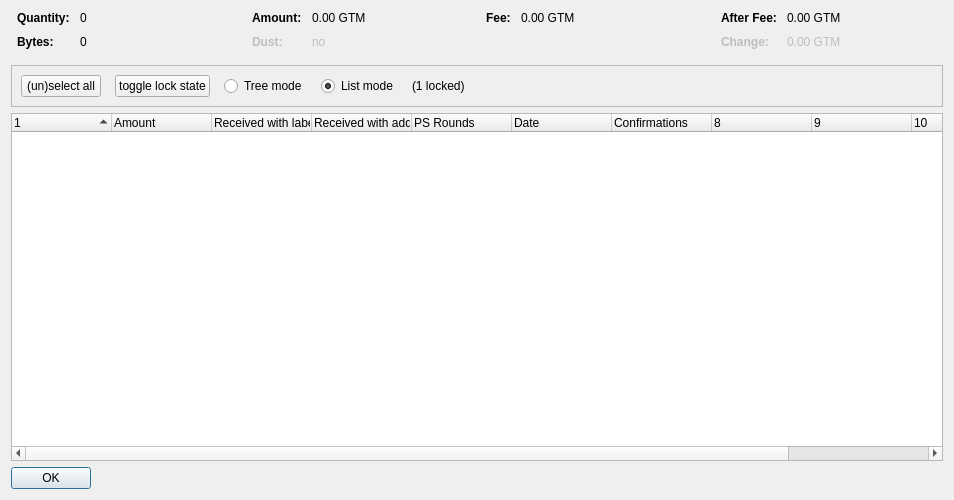
<?xml version="1.0" encoding="UTF-8"?>
<ui version="4.0">
 <class>CoinControlDialog</class>
 <widget class="QDialog" name="CoinControlDialog">
  <property name="geometry">
   <rect>
    <x>0</x>
    <y>0</y>
    <width>954</width>
    <height>500</height>
   </rect>
  </property>
  <property name="windowTitle">
   <string>Coin Selection</string>
  </property>
  <layout class="QVBoxLayout" name="verticalLayout">
   <item>
    <layout class="QHBoxLayout" name="horizontalLayoutTop" stretch="0,0,0,0">
     <property name="topMargin">
      <number>0</number>
     </property>
     <property name="bottomMargin">
      <number>10</number>
     </property>
     <item>
      <layout class="QFormLayout" name="formLayoutCoinControl1">
       <property name="horizontalSpacing">
        <number>10</number>
       </property>
       <property name="verticalSpacing">
        <number>10</number>
       </property>
       <property name="leftMargin">
        <number>6</number>
       </property>
       <property name="rightMargin">
        <number>6</number>
       </property>
       <item row="0" column="0">
        <widget class="QLabel" name="labelCoinControlQuantityText">
         <property name="font">
          <font>
           <weight>75</weight>
           <bold>true</bold>
          </font>
         </property>
         <property name="text">
          <string>Quantity:</string>
         </property>
        </widget>
       </item>
       <item row="0" column="1">
        <widget class="QLabel" name="labelCoinControlQuantity">
         <property name="cursor">
          <cursorShape>IBeamCursor</cursorShape>
         </property>
         <property name="contextMenuPolicy">
          <enum>Qt::ActionsContextMenu</enum>
         </property>
         <property name="text">
          <string notr="true">0</string>
         </property>
         <property name="textInteractionFlags">
          <set>Qt::LinksAccessibleByMouse|Qt::TextSelectableByKeyboard|Qt::TextSelectableByMouse</set>
         </property>
        </widget>
       </item>
       <item row="1" column="0">
        <widget class="QLabel" name="labelCoinControlBytesText">
         <property name="font">
          <font>
           <weight>75</weight>
           <bold>true</bold>
          </font>
         </property>
         <property name="text">
          <string>Bytes:</string>
         </property>
        </widget>
       </item>
       <item row="1" column="1">
        <widget class="QLabel" name="labelCoinControlBytes">
         <property name="cursor">
          <cursorShape>IBeamCursor</cursorShape>
         </property>
         <property name="contextMenuPolicy">
          <enum>Qt::ActionsContextMenu</enum>
         </property>
         <property name="text">
          <string notr="true">0</string>
         </property>
         <property name="textInteractionFlags">
          <set>Qt::LinksAccessibleByMouse|Qt::TextSelectableByKeyboard|Qt::TextSelectableByMouse</set>
         </property>
        </widget>
       </item>
      </layout>
     </item>
     <item>
      <layout class="QFormLayout" name="formLayoutCoinControl2">
       <property name="horizontalSpacing">
        <number>10</number>
       </property>
       <property name="verticalSpacing">
        <number>10</number>
       </property>
       <property name="leftMargin">
        <number>6</number>
       </property>
       <property name="rightMargin">
        <number>6</number>
       </property>
       <item row="0" column="0">
        <widget class="QLabel" name="labelCoinControlAmountText">
         <property name="font">
          <font>
           <weight>75</weight>
           <bold>true</bold>
          </font>
         </property>
         <property name="text">
          <string>Amount:</string>
         </property>
        </widget>
       </item>
       <item row="0" column="1">
        <widget class="QLabel" name="labelCoinControlAmount">
         <property name="cursor">
          <cursorShape>IBeamCursor</cursorShape>
         </property>
         <property name="contextMenuPolicy">
          <enum>Qt::ActionsContextMenu</enum>
         </property>
         <property name="text">
          <string notr="true">0.00 GTM</string>
         </property>
         <property name="textInteractionFlags">
          <set>Qt::LinksAccessibleByMouse|Qt::TextSelectableByKeyboard|Qt::TextSelectableByMouse</set>
         </property>
        </widget>
       </item>
       <item row="1" column="0">
        <widget class="QLabel" name="labelCoinControlLowOutputText">
         <property name="enabled">
          <bool>false</bool>
         </property>
         <property name="font">
          <font>
           <weight>75</weight>
           <bold>true</bold>
          </font>
         </property>
         <property name="text">
          <string>Dust:</string>
         </property>
        </widget>
       </item>
       <item row="1" column="1">
        <widget class="QLabel" name="labelCoinControlLowOutput">
         <property name="enabled">
          <bool>false</bool>
         </property>
         <property name="cursor">
          <cursorShape>IBeamCursor</cursorShape>
         </property>
         <property name="contextMenuPolicy">
          <enum>Qt::ActionsContextMenu</enum>
         </property>
         <property name="text">
          <string notr="true">no</string>
         </property>
         <property name="textInteractionFlags">
          <set>Qt::LinksAccessibleByMouse|Qt::TextSelectableByKeyboard|Qt::TextSelectableByMouse</set>
         </property>
        </widget>
       </item>
      </layout>
     </item>
     <item>
      <layout class="QFormLayout" name="formLayoutCoinControl3">
       <property name="horizontalSpacing">
        <number>10</number>
       </property>
       <property name="verticalSpacing">
        <number>10</number>
       </property>
       <property name="leftMargin">
        <number>6</number>
       </property>
       <property name="rightMargin">
        <number>6</number>
       </property>
       <item row="0" column="0">
        <widget class="QLabel" name="labelCoinControlFeeText">
         <property name="font">
          <font>
           <weight>75</weight>
           <bold>true</bold>
          </font>
         </property>
         <property name="text">
          <string>Fee:</string>
         </property>
        </widget>
       </item>
       <item row="0" column="1">
        <widget class="QLabel" name="labelCoinControlFee">
         <property name="cursor">
          <cursorShape>IBeamCursor</cursorShape>
         </property>
         <property name="contextMenuPolicy">
          <enum>Qt::ActionsContextMenu</enum>
         </property>
         <property name="text">
          <string notr="true">0.00 GTM</string>
         </property>
         <property name="textInteractionFlags">
          <set>Qt::LinksAccessibleByMouse|Qt::TextSelectableByKeyboard|Qt::TextSelectableByMouse</set>
         </property>
        </widget>
       </item>
      </layout>
     </item>
     <item>
      <layout class="QFormLayout" name="formLayoutCoinControl4">
       <property name="horizontalSpacing">
        <number>10</number>
       </property>
       <property name="verticalSpacing">
        <number>10</number>
       </property>
       <property name="leftMargin">
        <number>6</number>
       </property>
       <property name="rightMargin">
        <number>6</number>
       </property>
       <item row="0" column="0">
        <widget class="QLabel" name="labelCoinControlAfterFeeText">
         <property name="font">
          <font>
           <weight>75</weight>
           <bold>true</bold>
          </font>
         </property>
         <property name="text">
          <string>After Fee:</string>
         </property>
        </widget>
       </item>
       <item row="0" column="1">
        <widget class="QLabel" name="labelCoinControlAfterFee">
         <property name="cursor">
          <cursorShape>IBeamCursor</cursorShape>
         </property>
         <property name="contextMenuPolicy">
          <enum>Qt::ActionsContextMenu</enum>
         </property>
         <property name="text">
          <string notr="true">0.00 GTM</string>
         </property>
         <property name="textInteractionFlags">
          <set>Qt::LinksAccessibleByMouse|Qt::TextSelectableByKeyboard|Qt::TextSelectableByMouse</set>
         </property>
        </widget>
       </item>
       <item row="1" column="0">
        <widget class="QLabel" name="labelCoinControlChangeText">
         <property name="enabled">
          <bool>false</bool>
         </property>
         <property name="font">
          <font>
           <weight>75</weight>
           <bold>true</bold>
          </font>
         </property>
         <property name="text">
          <string>Change:</string>
         </property>
        </widget>
       </item>
       <item row="1" column="1">
        <widget class="QLabel" name="labelCoinControlChange">
         <property name="enabled">
          <bool>false</bool>
         </property>
         <property name="cursor">
          <cursorShape>IBeamCursor</cursorShape>
         </property>
         <property name="contextMenuPolicy">
          <enum>Qt::ActionsContextMenu</enum>
         </property>
         <property name="text">
          <string notr="true">0.00 GTM</string>
         </property>
         <property name="textInteractionFlags">
          <set>Qt::LinksAccessibleByMouse|Qt::TextSelectableByKeyboard|Qt::TextSelectableByMouse</set>
         </property>
        </widget>
       </item>
      </layout>
     </item>
    </layout>
   </item>
   <item>
    <widget class="QFrame" name="frame">
     <property name="minimumSize">
      <size>
       <width>0</width>
       <height>40</height>
      </size>
     </property>
     <property name="frameShape">
      <enum>QFrame::StyledPanel</enum>
     </property>
     <property name="frameShadow">
      <enum>QFrame::Sunken</enum>
     </property>
     <layout class="QHBoxLayout" name="horizontalLayout">
      <item>
       <layout class="QHBoxLayout" name="horizontalLayoutPanel" stretch="0,0,0,0,0,0">
        <property name="spacing">
         <number>14</number>
        </property>
        <item>
         <widget class="QPushButton" name="pushButtonSelectAll">
          <property name="sizePolicy">
           <sizepolicy hsizetype="Maximum" vsizetype="Fixed">
            <horstretch>0</horstretch>
            <verstretch>0</verstretch>
           </sizepolicy>
          </property>
          <property name="text">
           <string>(un)select all</string>
          </property>
          <property name="autoDefault">
           <bool>false</bool>
          </property>
         </widget>
        </item>
        <item>
         <widget class="QPushButton" name="pushButtonToggleLock">
          <property name="sizePolicy">
           <sizepolicy hsizetype="Maximum" vsizetype="Fixed">
            <horstretch>0</horstretch>
            <verstretch>0</verstretch>
           </sizepolicy>
          </property>
          <property name="text">
           <string>toggle lock state</string>
          </property>
          <property name="autoDefault">
           <bool>false</bool>
          </property>
         </widget>
        </item>
        <item>
         <widget class="QRadioButton" name="radioTreeMode">
          <property name="sizePolicy">
           <sizepolicy hsizetype="Maximum" vsizetype="Fixed">
            <horstretch>0</horstretch>
            <verstretch>0</verstretch>
           </sizepolicy>
          </property>
          <property name="text">
           <string>Tree mode</string>
          </property>
         </widget>
        </item>
        <item>
         <widget class="QRadioButton" name="radioListMode">
          <property name="sizePolicy">
           <sizepolicy hsizetype="Maximum" vsizetype="Fixed">
            <horstretch>0</horstretch>
            <verstretch>0</verstretch>
           </sizepolicy>
          </property>
          <property name="text">
           <string>List mode</string>
          </property>
          <property name="checked">
           <bool>true</bool>
          </property>
         </widget>
        </item>
        <item>
         <widget class="QLabel" name="labelLocked">
          <property name="text">
           <string>(1 locked)</string>
          </property>
         </widget>
        </item>
        <item>
         <spacer name="horizontalSpacer">
          <property name="orientation">
           <enum>Qt::Horizontal</enum>
          </property>
          <property name="sizeHint" stdset="0">
           <size>
            <width>40</width>
            <height>20</height>
           </size>
          </property>
         </spacer>
        </item>
       </layout>
      </item>
     </layout>
    </widget>
   </item>
   <item>
    <widget class="CoinControlTreeWidget" name="treeWidget">
     <property name="contextMenuPolicy">
      <enum>Qt::CustomContextMenu</enum>
     </property>
     <property name="sortingEnabled">
      <bool>false</bool>
     </property>
     <property name="columnCount">
      <number>11</number>
     </property>
     <attribute name="headerShowSortIndicator" stdset="0">
      <bool>true</bool>
     </attribute>
     <attribute name="headerStretchLastSection">
      <bool>false</bool>
     </attribute>
     <column>
      <property name="text">
       <string/>
      </property>
     </column>
     <column>
      <property name="text">
       <string>Amount</string>
      </property>
     </column>
     <column>
      <property name="text">
       <string>Received with label</string>
      </property>
     </column>
     <column>
      <property name="text">
       <string>Received with address</string>
      </property>
     </column>
     <column>
      <property name="text">
       <string>PS Rounds</string>
      </property>
     </column>
     <column>
      <property name="text">
       <string>Date</string>
      </property>
     </column>
     <column>
      <property name="text">
       <string>Confirmations</string>
      </property>
      <property name="toolTip">
       <string>Confirmed</string>
      </property>
     </column>
     <column>
      <property name="text">
       <string/>
      </property>
     </column>
     <column>
      <property name="text">
       <string/>
      </property>
     </column>
     <column>
      <property name="text">
       <string/>
      </property>
     </column>
     <column>
      <property name="text">
       <string/>
      </property>
     </column>
    </widget>
   </item>
   <item>
    <widget class="QDialogButtonBox" name="buttonBox">
     <property name="sizePolicy">
      <sizepolicy hsizetype="Maximum" vsizetype="Fixed">
       <horstretch>0</horstretch>
       <verstretch>0</verstretch>
      </sizepolicy>
     </property>
     <property name="orientation">
      <enum>Qt::Horizontal</enum>
     </property>
     <property name="standardButtons">
      <set>QDialogButtonBox::Ok</set>
     </property>
    </widget>
   </item>
  </layout>
 </widget>
 <customwidgets>
  <customwidget>
   <class>CoinControlTreeWidget</class>
   <extends>QTreeWidget</extends>
   <header>coincontroltreewidget.h</header>
  </customwidget>
 </customwidgets>
 <resources/>
 <connections/>
</ui>
